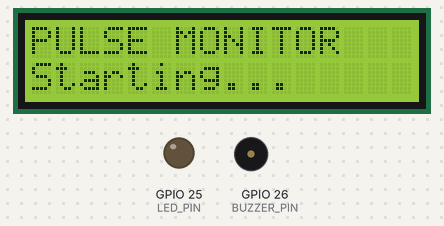
Bench run of a sketch on a simulated ESP32. Shown: 16×2 character LCD, output pins drawn as LEDs (lit = HIGH), buzzer (waves = sounding, pin HIGH). Random numbers use the default seed unless the sketch sets one; what the sketch prints to the serial monitor is not drawn.

Above: at 0.1 s.
At 1.78 s:
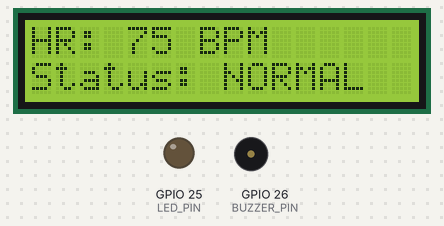
At 20.84 s:
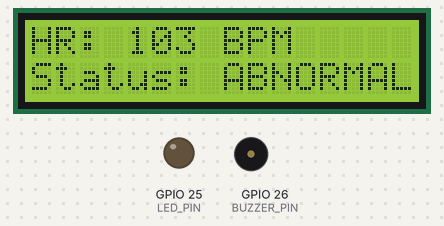
At 36.78 s:
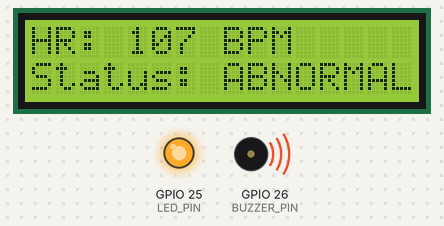
Timing chart, 0 to 40.0 s (numbered marks = the images above):
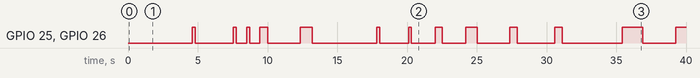

Measured:
- by itself, GPIO 25 (LED_PIN), GPIO 26 (BUZZER_PIN): LOW → HIGH at 4.6 s, → LOW 0.22 s later, → HIGH 2.7 s later, → LOW 0.22 s later, … (25 changes in this stretch)

The sketch:

pulse_Monitor_ESP32.ino
```cpp
#include <Wire.h>
#include <LiquidCrystal_I2C.h>

#define LED_PIN 25
#define BUZZER_PIN 26

#define NORMAL_MIN 60
#define NORMAL_MAX 100

#define ALERT_DELAY 400UL
#define SAMPLE_INTERVAL 300UL

// Test active-LOW buzzer
#define BUZZER_ACTIVE_LOW false

LiquidCrystal_I2C lcd(0x27, 16, 2);

int heartRate = 75;

unsigned long lastSampleTime = 0;
unsigned long abnormalStartTime = 0;

bool abnormalDetected = false;
bool alertActive = false;

// Buzzer ON/OFF control
void setBuzzer(bool turnOn) {
  if (BUZZER_ACTIVE_LOW) {
    digitalWrite(BUZZER_PIN, turnOn ? LOW : HIGH);
  } else {
    digitalWrite(BUZZER_PIN, turnOn ? HIGH : LOW);
  }
}

void setup() {
  Serial.begin(115200);

  pinMode(LED_PIN, OUTPUT);
  pinMode(BUZZER_PIN, OUTPUT);

  digitalWrite(LED_PIN, LOW);
  setBuzzer(false);

  Wire.begin(21, 22);
  lcd.init();
  lcd.backlight();

  randomSeed(micros());

  lcd.setCursor(0, 0);
  lcd.print("PULSE MONITOR");
  lcd.setCursor(0, 1);
  lcd.print("Starting...");

  delay(1500);
  lcd.clear();

  lastSampleTime = millis();
}

void loop() {
  unsigned long currentTime = millis();

  // Generate synthetic BPM every 2 seconds
  if (currentTime - lastSampleTime >= SAMPLE_INTERVAL) {
    lastSampleTime = currentTime;

    heartRate = random(45, 121);

    Serial.print("Heart Rate: ");
    Serial.print(heartRate);
    Serial.println(" BPM");
  }

  bool isAbnormal =
    (heartRate < NORMAL_MIN || heartRate > NORMAL_MAX);

  // Start or reset the abnormal timer
  if (isAbnormal) {
    if (!abnormalDetected) {
      abnormalDetected = true;
      abnormalStartTime = millis();
      alertActive = false;
    }

    if (millis() - abnormalStartTime >= ALERT_DELAY) {
      alertActive = true;
    }
  } else {
    abnormalDetected = false;
    abnormalStartTime = 0;
    alertActive = false;
  }

  // Control LED and buzzer
  if (isAbnormal && alertActive) {
    digitalWrite(LED_PIN, HIGH);
    setBuzzer(true);
    Serial.println("ABNORMAL - ALERT ON");
  } else {
    digitalWrite(LED_PIN, LOW);
    setBuzzer(false);

    if (isAbnormal) {
      Serial.println("ABNORMAL - CHECKING");
    } else {
      Serial.println("NORMAL - ALERT OFF");
    }
  }

  // LCD display
  lcd.setCursor(0, 0);
  lcd.print("HR: ");
  lcd.print(heartRate);
  lcd.print(" BPM     ");

  lcd.setCursor(0, 1);
  if (isAbnormal) {
    lcd.print("Status: ABNORMAL");
  } else {
    lcd.print("Status: NORMAL  ");
  }
}
```
